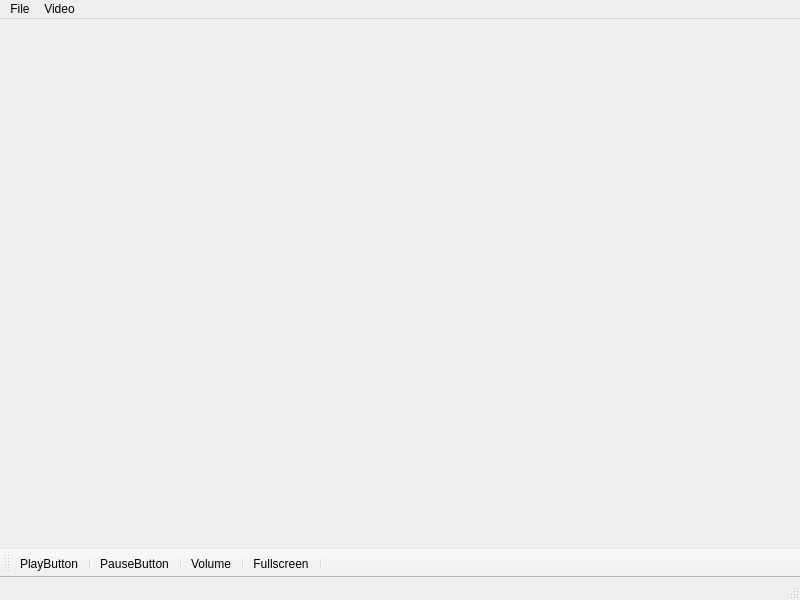
<?xml version="1.0" encoding="UTF-8"?>
<ui version="4.0">
 <class>MainWindow</class>
 <widget class="QMainWindow" name="MainWindow">
  <property name="geometry">
   <rect>
    <x>0</x>
    <y>0</y>
    <width>800</width>
    <height>600</height>
   </rect>
  </property>
  <property name="windowTitle">
   <string>MainWindow</string>
  </property>
  <widget class="QWidget" name="centralwidget"/>
  <widget class="QMenuBar" name="menubar">
   <property name="geometry">
    <rect>
     <x>0</x>
     <y>0</y>
     <width>800</width>
     <height>21</height>
    </rect>
   </property>
   <widget class="QMenu" name="menuFile">
    <property name="title">
     <string>File</string>
    </property>
    <addaction name="actionOpen_File"/>
   </widget>
   <widget class="QMenu" name="menuVideo">
    <property name="title">
     <string>Video</string>
    </property>
    <widget class="QMenu" name="menuSpeed">
     <property name="title">
      <string>Speed</string>
     </property>
     <addaction name="action0_5x_2"/>
     <addaction name="action1_0x"/>
     <addaction name="action1_5x_2"/>
     <addaction name="action2_0x"/>
    </widget>
    <addaction name="menuSpeed"/>
   </widget>
   <addaction name="menuFile"/>
   <addaction name="menuVideo"/>
  </widget>
  <widget class="QStatusBar" name="statusbar"/>
  <widget class="QToolBar" name="toolBar">
   <property name="windowTitle">
    <string>toolBar</string>
   </property>
   <attribute name="toolBarArea">
    <enum>BottomToolBarArea</enum>
   </attribute>
   <attribute name="toolBarBreak">
    <bool>false</bool>
   </attribute>
   <addaction name="actionPlayButton"/>
   <addaction name="separator"/>
   <addaction name="actionPauseButton"/>
   <addaction name="separator"/>
   <addaction name="actionVolume"/>
   <addaction name="separator"/>
   <addaction name="actionFullscreen"/>
   <addaction name="separator"/>
  </widget>
  <action name="actionOpen_File">
   <property name="icon">
    <iconset resource="resources.qrc">
     <normaloff>:/imgs/icons/icons8-add-folder-24.png</normaloff>:/imgs/icons/icons8-add-folder-24.png</iconset>
   </property>
   <property name="text">
    <string>Open File</string>
   </property>
  </action>
  <action name="actionPlayButton">
   <property name="icon">
    <iconset resource="resources.qrc">
     <normaloff>:/imgs/icons/icons8-circled-play-24.png</normaloff>:/imgs/icons/icons8-circled-play-24.png</iconset>
   </property>
   <property name="text">
    <string>PlayButton</string>
   </property>
  </action>
  <action name="actionPauseButton">
   <property name="icon">
    <iconset>
     <normalon>:/imgs/icons/icons8-pause-button-24.png</normalon>
    </iconset>
   </property>
   <property name="text">
    <string>PauseButton</string>
   </property>
  </action>
  <action name="action0_5x">
   <property name="text">
    <string>0.5x</string>
   </property>
  </action>
  <action name="action1x">
   <property name="text">
    <string>1x</string>
   </property>
  </action>
  <action name="action1_5x">
   <property name="text">
    <string>1.5x</string>
   </property>
  </action>
  <action name="action2x">
   <property name="text">
    <string>2x</string>
   </property>
  </action>
  <action name="actionVolume">
   <property name="icon">
    <iconset resource="resources.qrc">
     <normaloff>:/imgs/icons/icons8-audio-24.png</normaloff>:/imgs/icons/icons8-audio-24.png</iconset>
   </property>
   <property name="text">
    <string>Volume</string>
   </property>
  </action>
  <action name="actionFullscreen">
   <property name="icon">
    <iconset resource="resources.qrc">
     <normaloff>:/imgs/icons/icons8-full-screen-30.png</normaloff>:/imgs/icons/icons8-full-screen-30.png</iconset>
   </property>
   <property name="text">
    <string>Fullscreen</string>
   </property>
  </action>
  <action name="action0_5x_2">
   <property name="icon">
    <iconset resource="resources.qrc">
     <normaloff>:/imgs/icons/icons8-rewind-24.png</normaloff>:/imgs/icons/icons8-rewind-24.png</iconset>
   </property>
   <property name="text">
    <string>0.5x</string>
   </property>
  </action>
  <action name="action1_0x">
   <property name="icon">
    <iconset resource="resources.qrc">
     <normaloff>:/imgs/icons/icons8-resume-button-24.png</normaloff>:/imgs/icons/icons8-resume-button-24.png</iconset>
   </property>
   <property name="text">
    <string>1.0x</string>
   </property>
  </action>
  <action name="action1_5x_2">
   <property name="icon">
    <iconset resource="resources.qrc">
     <normaloff>:/imgs/icons/icons8-fast-forward-24.png</normaloff>:/imgs/icons/icons8-fast-forward-24.png</iconset>
   </property>
   <property name="text">
    <string>1.5x</string>
   </property>
  </action>
  <action name="action2_0x">
   <property name="icon">
    <iconset resource="resources.qrc">
     <normaloff>:/imgs/icons/icons8-fast-forward-24.png</normaloff>:/imgs/icons/icons8-fast-forward-24.png</iconset>
   </property>
   <property name="text">
    <string>2.0x</string>
   </property>
  </action>
 </widget>
 <resources>
  <include location="resources.qrc"/>
 </resources>
 <connections/>
</ui>
